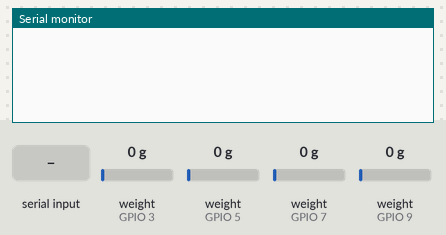
Recording of a sketch running on a simulated ESP8266 (NodeMCU). Shown: the last lines printed to the serial monitor. Inputs (shaded band) come from the test bench; at power-on: weight on the scale (sensors on GPIO 3, GPIO 5, GPIO 7, GPIO 9) 0 g. EEPROM starts erased.

Above: at 2.8 s.
2.9 s: "t" received over Serial
At 3.4 s:
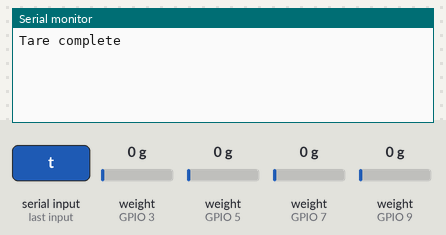
5.0 s: weight on the scale (sensor on GPIO 3) set to 100 g
At 6.3 s:
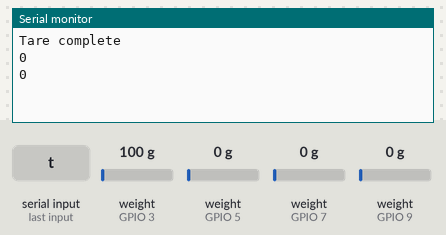
6.5 s: weight on the scale (sensor on GPIO 5) set to 1250 g
At 7.9 s:
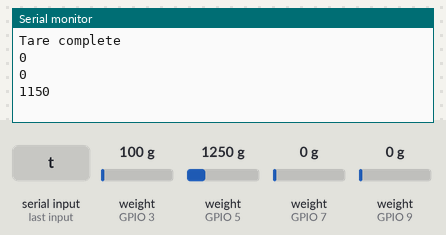
8.0 s: weight on the scale (sensor on GPIO 7) set to 100 g
9.5 s: weight on the scale (sensor on GPIO 9) set to 100 g
At 9.9 s:
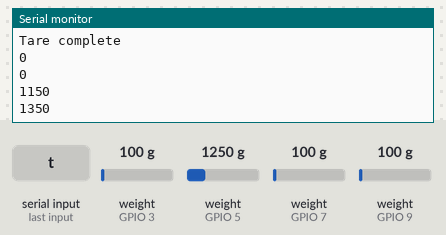
11.0 s: weight on the scale (sensor on GPIO 3) set to 1250 g
At 12.8 s:
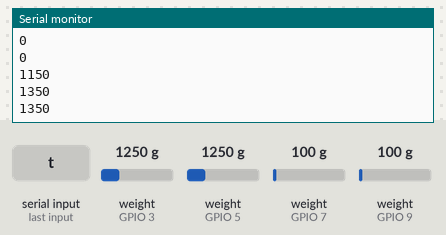
Timing chart, 0 to 13.5 s (numbered marks = the images above; inputs shaded):
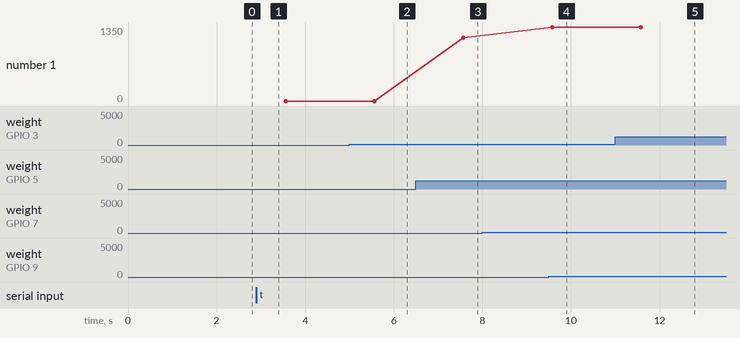

Measured:
- after the input at 2.9 s, the serial monitor: prints a new line after 0.05 s (image 1)
- after the input at 6.5 s, the serial monitor: prints a new line after 1.1 s (image 3)
- after the input at 9.5 s, the serial monitor: prints a new line after 0.07 s (image 4)
- plotted number 1: 0 → 1150 after the input at 6.5 s, 1150 → 1350 after the input at 9.5 s

The sketch:

Read_1x_load_cell_norm_after_triple_summation.ino
```cpp
#include <HX711_ADC.h>
#if defined(ESP8266)|| defined(ESP32) || defined(AVR)
#include <EEPROM.h>
#endif

//pins:
const int HX711_dout = 3; //mcu > HX711 dout pin
const int HX711_sck = 2; //mcu > HX711 sck pin

const int HX711_dout_2 = 5;
const int HX711_sck_2 =4;

const int HX711_dout_3 = 7;
const int HX711_sck_3 =6;

const int HX711_dout_4 = 9;  /////  Bu pinlere bakılacak!!
const int HX711_sck_4 =8;    /////

//HX711 constructor:
HX711_ADC LoadCell(HX711_dout, HX711_sck);
HX711_ADC LoadCell_2(HX711_dout_2, HX711_sck_2);
HX711_ADC LoadCell_3(HX711_dout_3, HX711_sck_3);
HX711_ADC LoadCell_4(HX711_dout_4, HX711_sck_4);

const int calVal_eepromAdress = 0;


unsigned long t = 0;
int cycleCount = 0;

int delay_cycle_weight = 100;
uint8_t readCycle = 5;
int sum = 0;

void setup() {
  Serial.begin(57600); delay(10);

  LoadCell.begin();
  LoadCell_2.begin();
  LoadCell_3.begin();
  LoadCell_4.begin();

  restartWeight();
HX711_ADC deger_listesi = {LoadCell};

}

void restartWeight(){

float calibrationValue; // calibration value (see example file "Calibration.ino")
  calibrationValue = 696.0; // uncomment this if you want to set the calibration value in the sketch
#if defined(ESP8266)|| defined(ESP32)
  //EEPROM.begin(512); // uncomment this if you use ESP8266/ESP32 and want to fetch the calibration value from eeprom
#endif
  EEPROM.get(calVal_eepromAdress, calibrationValue); // uncomment this if you want to fetch the calibration value from eeprom

  float calib_val= EEPROM.get(calVal_eepromAdress, calibrationValue);
  unsigned long stabilizingtime =10; // preciscion right after power-up can be improved by adding a few seconds of stabilizing time
  boolean _tare = true; //set this to false if you don't want tare to be performed in the next step
  LoadCell.start(stabilizingtime, _tare);
  LoadCell_2.start(stabilizingtime, _tare);
  LoadCell_3.start(stabilizingtime, _tare);
  LoadCell_4.start(stabilizingtime, _tare);
  //Serial.print("calib_val = ");
  //Serial.println(calib_val);

  if (LoadCell.getTareTimeoutFlag()) {
    //Serial.println("Timeout, check MCU>HX711 wiring and pin designations");
    while (1);
  }
  else {
    LoadCell.setCalFactor(calibrationValue); // set calibration value (float)
    //Serial.println("Startup is complete  1");
  }
  if (LoadCell_2.getTareTimeoutFlag()) {
    Serial.println("Timeout, check MCU>HX711 wiring and pin designations");
    while (1);
  }
  else {
    LoadCell_2.setCalFactor(calibrationValue); // set calibration value (float)
    //Serial.println("Startup is complete  2");
  }
  if (LoadCell_3.getTareTimeoutFlag()) {
    Serial.println("Timeout, check MCU>HX711 wiring and pin designations");
    while (1);
  }
  else {
    LoadCell_3.setCalFactor(calibrationValue); // set calibration value (float)
    //Serial.println("Startup is complete  3");
  }

  if (LoadCell_4.getTareTimeoutFlag()) {
    Serial.println("Timeout, check MCU>HX711 wiring and pin designations");
    while (1);
  }
  else {
    LoadCell_4.setCalFactor(calibrationValue); // set calibration value (float)
    //Serial.println("Startup is complete  4");
  }
}

void loop() {

cycleCount++;
if(cycleCount>10){
  restartWeight();
cycleCount = 0 ;
Serial.println("***********************yeniden kalibre ediliyor...****************************");
}
getWeight1();
getWeight2();
getWeight3();
getWeight4();

}


void getWeight1(){
  //uint8_t readCycle = 8;
  for( int k=0 ; k < readCycle ; k++){
static boolean newDataReady = 0;
  const int serialPrintInterval = 0; //increase value to slow down serial print activity

  // check for new data/start next conversion:
  if (LoadCell.update()) newDataReady = true;

  // get smoothed value from the dataset:

  if (newDataReady) {
    if (millis() > t + serialPrintInterval) {
      float i = LoadCell.getData();
      if(k == readCycle-1){
      //Serial.print("Load_cell output val: ");
      //Serial.println(-i);
      sum += -i;
      }

      newDataReady = 0;
      t = millis();
    }
  }

  // receive command from serial terminal, send 't' to initiate tare operation:
  if (Serial.available() > 0) {
    char inByte = Serial.read();
    if (inByte == 't') LoadCell.tareNoDelay();
  }

  // check if last tare operation is complete:
  if (LoadCell.getTareStatus() == true) {
    Serial.println("Tare complete");
  }
    delay(delay_cycle_weight);
  }
}


void getWeight2(){
  //uint8_t readCycle = 8;
  for( int k=0 ; k < readCycle ; k++){
static boolean newDataReady = 0;
  const int serialPrintInterval = 0; //increase value to slow down serial print activity

  // check for new data/start next conversion:
  if (LoadCell_2.update()) newDataReady = true;

  // get smoothed value from the dataset:

  if (newDataReady) {
    if (millis() > t + serialPrintInterval) {
      float i = LoadCell_2.getData();
      if(k == readCycle-1){
      //Serial.print("Load_cell output val_22: ");
      //Serial.println(-i);
      sum += i;
      }

      newDataReady = 0;
      t = millis();
    }
  }

  // receive command from serial terminal, send 't' to initiate tare operation:
  if (Serial.available() > 0) {
    char inByte = Serial.read();
    if (inByte == 't') LoadCell_2.tareNoDelay();
  }

  // check if last tare operation is complete:
  if (LoadCell_2.getTareStatus() == true) {
    Serial.println("Tare complete");
  }
    delay(delay_cycle_weight);
  }
}


void getWeight3(){
  //uint8_t readCycle = 8;
  for( int k=0 ; k < readCycle ; k++){
static boolean newDataReady = 0;
  const int serialPrintInterval = 0; //increase value to slow down serial print activity

  // check for new data/start next conversion:
  if (LoadCell_3.update()) newDataReady = true;

  // get smoothed value from the dataset:

  if (newDataReady) {
    if (millis() > t + serialPrintInterval) {
      float i = LoadCell_3.getData();
      if(k == readCycle-1){
      //Serial.print("Load_cell output val_33: ");
      //Serial.println(i);
      sum += i;
      }

      newDataReady = 0;
      t = millis();
    }
  }

  // receive command from serial terminal, send 't' to initiate tare operation:
  if (Serial.available() > 0) {
    char inByte = Serial.read();
    if (inByte == 't') LoadCell_3.tareNoDelay();
  }

  // check if last tare operation is complete:
  if (LoadCell_3.getTareStatus() == true) {
    Serial.println("Tare complete");
  }
    delay(delay_cycle_weight);
  }
}


void getWeight4(){
  //uint8_t readCycle = 8;
  for( int k=0 ; k < readCycle ; k++){
static boolean newDataReady = 0;
  const int serialPrintInterval = 0; //increase value to slow down serial print activity

  // check for new data/start next conversion:
  if (LoadCell_4.update()) newDataReady = true;

  // get smoothed value from the dataset:

  if (newDataReady) {
    if (millis() > t + serialPrintInterval) {
      float i = LoadCell_4.getData();
      if(k == readCycle-1){
      //Serial.print("Load_cell output val_44: ");
      sum += i;
      Serial.println(sum);
      sum = 0;
      }

      newDataReady = 0;
      t = millis();
    }
  }

  // receive command from serial terminal, send 't' to initiate tare operation:
  if (Serial.available() > 0) {
    char inByte = Serial.read();
    if (inByte == 't') LoadCell_4.tareNoDelay();
  }

  // check if last tare operation is complete:
  if (LoadCell_4.getTareStatus() == true) {
    Serial.println("Tare complete");
  }
    delay(delay_cycle_weight);
  }
}
```
